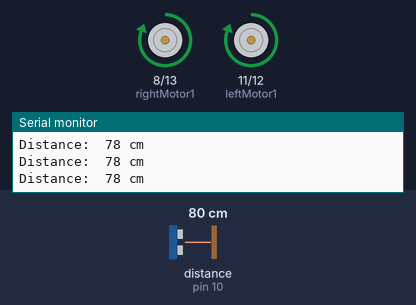
This sketch was run on a simulated Arduino Uno, built with avr-gcc and run on an emulated ATmega328P. On the bench: motor-driver pin pairs drawn as motors (green arrow = first pin HIGH = forward, orange = second pin HIGH = backward, longer = more drive), the last lines printed to the serial monitor. Wiring (inferred from the names in the program): ultrasonic range finder: trigger pin 9; echo pin 10. Inputs (shaded band) come from the test bench; at power-on: distance to the obstacle (sensor on pin 10) 80 cm. The echo pulse lasts 58.3 µs per cm.

Above: at 1.3 s.
1.4 s: distance to the obstacle (sensor on pin 10) set to 17 cm
2.9 s: distance to the obstacle (sensor on pin 10) set to 13 cm
At 3.8 s:
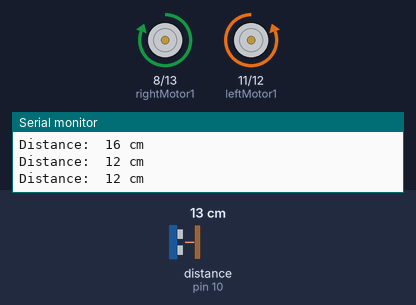
4.5 s: distance to the obstacle (sensor on pin 10) set to 18 cm
At 5.2 s:
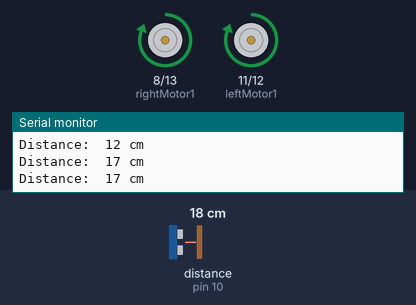
6.0 s: distance to the obstacle (sensor on pin 10) set to 2 cm
At 6.5 s:
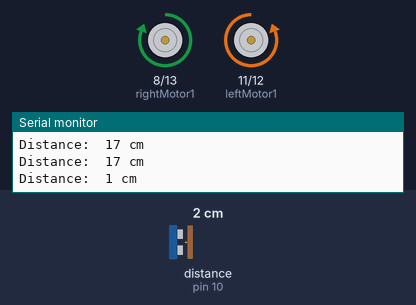
Timing chart, 0 to 8.5 s (numbered marks = the images above; inputs shaded):
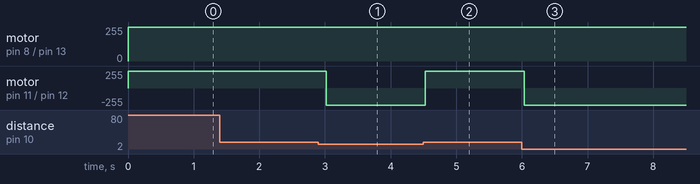

Measured:
- the behaviour switches between 16 and 15 cm on distance to the obstacle (sensor on pin 10) (found by bisection; images 0 and 1)
- after the input at 2.9 s, motor on pin 11 (leftMotor1) / pin 12 (leftMotor2): forward 255/255 → backward 255/255 after 0.12 s
- after the input at 4.5 s, motor on pin 11 (leftMotor1) / pin 12 (leftMotor2): backward 255/255 → forward 255/255 at once
- after the input at 6.0 s, motor on pin 11 (leftMotor1) / pin 12 (leftMotor2): forward 255/255 → backward 255/255 at once

The sketch:

ultrasonic-obstacle-avoider-robot.ino.ino
```cpp
// Arduino Obstacle Avoider robot using HC - 05 Ultrasonic Sensor
// Connections
// Trigger pin -> 9
// Echo Pin -> 10
// Left Motor Pin 1 -> 11
// Left Motor Pin 2 -> 12
// Right Motor Pin 1 -> 13
// Right Motor Pin 2 -> 8

const int trigPin = 9;
const int echoPin = 10;
const int leftMotor1 = 11;
const int leftMotor2 = 12;
const int rightMotor2 = 13;
const int rightMotor1 = 8;

void setup() {
  Serial.begin(9600);

  pinMode(trigPin, OUTPUT);
  pinMode(echoPin, INPUT);
  pinMode(leftMotor1, OUTPUT);
  pinMode(leftMotor2, OUTPUT);
  pinMode(rightMotor1, OUTPUT);
  pinMode(rightMotor2, OUTPUT);
}

void forward() {
  digitalWrite(leftMotor1, HIGH);
  digitalWrite(leftMotor2, LOW);
  digitalWrite(rightMotor1, HIGH);
  digitalWrite(rightMotor2, LOW);
}

void backward() {
  digitalWrite(leftMotor1, LOW);
  digitalWrite(leftMotor2, HIGH);
  digitalWrite(rightMotor1, LOW);
  digitalWrite(rightMotor2, HIGH);
}

void right() {
  digitalWrite(leftMotor1, LOW);
  digitalWrite(leftMotor2, HIGH);
  digitalWrite(rightMotor1, HIGH);
  digitalWrite(rightMotor2, LOW);
}

void left() {
  digitalWrite(leftMotor1, HIGH);
  digitalWrite(leftMotor2, LOW);
  digitalWrite(rightMotor1, LOW);
  digitalWrite(rightMotor2, HIGH);
}

void loop() {


  digitalWrite(trigPin, LOW);
  delayMicroseconds(2);

  digitalWrite(trigPin, HIGH);
  delayMicroseconds(10);
  digitalWrite(trigPin, LOW);

  long duration = pulseIn(echoPin, HIGH);
  int distance = duration * 0.034 / 2;

  Serial.print("Distance:  ");
  Serial.print(distance);
  Serial.println(" cm");


  if (distance < 15) {
    right();
  }
  else{
    forward();
  }

  delay(500);
}
```
